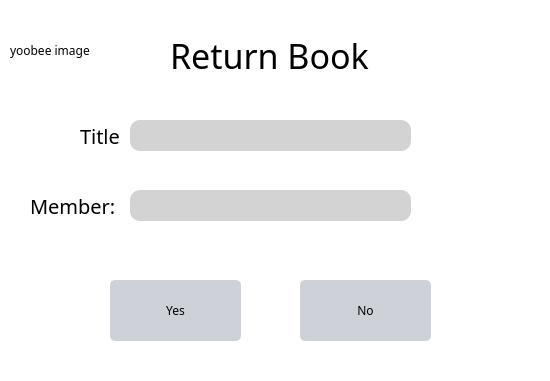
<?xml version="1.0" encoding="UTF-8"?>
<ui version="4.0">
 <class>adminreturn</class>
 <widget class="QDialog" name="adminreturn">
  <property name="geometry">
   <rect>
    <x>0</x>
    <y>0</y>
    <width>550</width>
    <height>381</height>
   </rect>
  </property>
  <property name="windowTitle">
   <string>Dialog</string>
  </property>
  <widget class="QFrame" name="gridFrame_2">
   <property name="geometry">
    <rect>
     <x>0</x>
     <y>0</y>
     <width>551</width>
     <height>411</height>
    </rect>
   </property>
   <property name="styleSheet">
    <string notr="true">*{
background: rgb(255, 255, 255);
fontsize: 15px;
font-family: Century Gothic, sans-serif;
}

QFrame{
border: solid 10px rgba(0, 0, 0);
}

QLineEdit{
color: #8d98a1;
background-color: #d3d3d3;
font-size: 18px;
border-style: outset;
border-radius: 10px;
}
QPushButton{
background: #ced1d8;
border-style: outset;
border-radius: 5px;
}
QPushButton:pressed{
background-color: rgb(77, 77, 77);
border-style: inset;
}
</string>
   </property>
   <widget class="QLabel" name="label_2">
    <property name="geometry">
     <rect>
      <x>80</x>
      <y>120</y>
      <width>41</width>
      <height>31</height>
     </rect>
    </property>
    <property name="styleSheet">
     <string notr="true">font-size: 20px</string>
    </property>
    <property name="text">
     <string>Title:</string>
    </property>
   </widget>
   <widget class="QLabel" name="label">
    <property name="geometry">
     <rect>
      <x>170</x>
      <y>30</y>
      <width>201</width>
      <height>51</height>
     </rect>
    </property>
    <property name="styleSheet">
     <string notr="true">font-size: 34px</string>
    </property>
    <property name="text">
     <string>Return Book</string>
    </property>
   </widget>
   <widget class="QPushButton" name="noreturn">
    <property name="geometry">
     <rect>
      <x>300</x>
      <y>280</y>
      <width>131</width>
      <height>61</height>
     </rect>
    </property>
    <property name="text">
     <string>No</string>
    </property>
   </widget>
   <widget class="QLabel" name="label_3">
    <property name="geometry">
     <rect>
      <x>30</x>
      <y>180</y>
      <width>171</width>
      <height>51</height>
     </rect>
    </property>
    <property name="sizePolicy">
     <sizepolicy hsizetype="Preferred" vsizetype="Preferred">
      <horstretch>0</horstretch>
      <verstretch>0</verstretch>
     </sizepolicy>
    </property>
    <property name="styleSheet">
     <string notr="true">font-size: 20px</string>
    </property>
    <property name="text">
     <string>Member:</string>
    </property>
   </widget>
   <widget class="QPushButton" name="yesreturn">
    <property name="geometry">
     <rect>
      <x>110</x>
      <y>280</y>
      <width>131</width>
      <height>61</height>
     </rect>
    </property>
    <property name="text">
     <string>Yes</string>
    </property>
   </widget>
   <widget class="QLineEdit" name="return_name">
    <property name="geometry">
     <rect>
      <x>130</x>
      <y>120</y>
      <width>281</width>
      <height>31</height>
     </rect>
    </property>
   </widget>
   <widget class="QLineEdit" name="return_member">
    <property name="geometry">
     <rect>
      <x>130</x>
      <y>190</y>
      <width>281</width>
      <height>31</height>
     </rect>
    </property>
   </widget>
   <widget class="QLabel" name="img">
    <property name="geometry">
     <rect>
      <x>10</x>
      <y>10</y>
      <width>161</width>
      <height>81</height>
     </rect>
    </property>
    <property name="text">
     <string>yoobee image</string>
    </property>
   </widget>
  </widget>
 </widget>
 <resources/>
 <connections/>
</ui>
